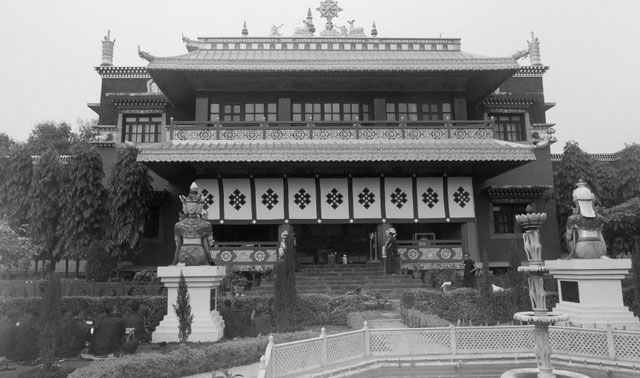
#> input picture filtros_dominio_frecuencia/edificio_china.jpg, 640 x 378 px
$ python filtro_butterworth_alto.py
#> lines starting #> are read from the running program, lines starting #| are printed output that depends on the picture
from PIL import Image  # Imagenes
import matplotlib.pyplot as plt  # Graficos
import numpy as np  # Libreria matematica


def llenado_cuadrantes(A):
    """
    Replica el cuadrante superior izquierdo de la matriz A
    para los demás cuadrantes
    """
    m, n = A.shape
    for i in range(int(m/2)):
        for j in range(int(n/2)):
            A[m-i-1, n-j-1] = A[i, j]
            A[m-i-1, j] = A[i, j]
            A[i, n-j-1] = A[i, j]
    return A


def filtro_butterworth_alto(A):
    """
    Filtro paso alto butterworth
    """
    A = np.array(A)
    F_A = np.fft.fftshift(np.fft.fft2(A))
    m, n = A.shape
    D0 = 10
    D1 = np.zeros([m, n])
    k = 1  # orden
    F_B = np.zeros([m, n])
    for u in range(m):
        for v in range(n):
            D_uv = np.sqrt(u**2+v**2)
            F_B[u, v] = 1/(1+((D0/D_uv)**(2*k)))
    F_B = llenado_cuadrantes(F_B)
    F_B = np.fft.fftshift(F_B)

    F_C = F_A*F_B

    F_C = np.fft.fftshift(F_C)

    A_t = np.fft.ifft2(F_C)

    return A_t, F_A, F_C


img = "edificio_china.jpg"

A = Image.open(img, "r")
#> A is the input picture: PIL image 640x378 RGB; min 1, max 254, mean 123.5
A = A.convert("L")
#> A: PIL image 640x378 L

A_t, F_B, F_C = filtro_butterworth_alto(A)
#> after the loop in filtro_butterworth_alto, `for u in range(m):`:
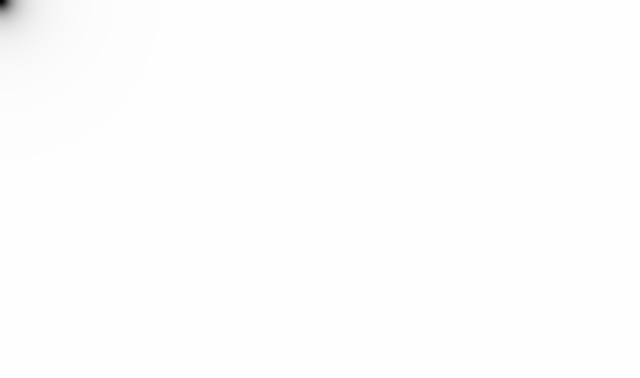
#> F_B: shape (378, 640) float64; min 0, max 1, mean 0.997
plt.figure()
# Imagen original
plt.subplot(221), plt.title("Imagen original")
plt.imshow(A, cmap='gray')

plt.subplot(222), plt.title("DFT2 de A")
plt.imshow(np.log(1 + np.abs(F_B)), cmap='gray')

plt.subplot(223), plt.title("Resultado de la convolucion")
plt.imshow(np.log(1 + np.abs(np.fft.fftshift(F_C))), cmap='gray')

plt.subplot(224), plt.title("DFT2 Inversa con filtro paso alto")
plt.imshow(np.uint8(np.abs(A_t)), cmap='gray')
plt.show()
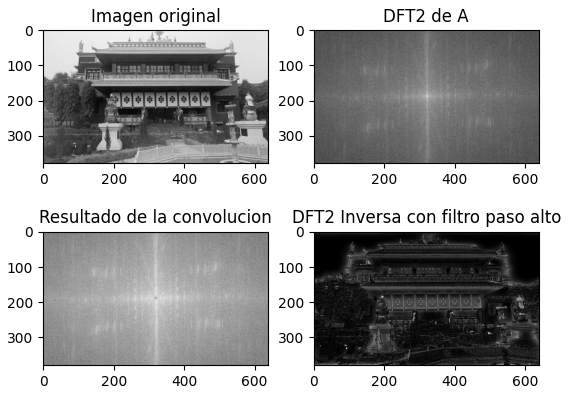
#> figure drawn by matplotlib, 4 panels
